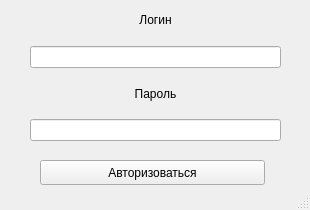
<?xml version="1.0" encoding="UTF-8"?>
<ui version="4.0">
 <class>AuthWindow</class>
 <widget class="QMainWindow" name="AuthWindow">
  <property name="geometry">
   <rect>
    <x>0</x>
    <y>0</y>
    <width>310</width>
    <height>210</height>
   </rect>
  </property>
  <property name="minimumSize">
   <size>
    <width>310</width>
    <height>210</height>
   </size>
  </property>
  <property name="maximumSize">
   <size>
    <width>310</width>
    <height>210</height>
   </size>
  </property>
  <property name="windowTitle">
   <string>Авторизация</string>
  </property>
  <widget class="QWidget" name="centralwidget">
   <widget class="QWidget" name="verticalLayoutWidget">
    <property name="geometry">
     <rect>
      <x>30</x>
      <y>0</y>
      <width>251</width>
      <height>141</height>
     </rect>
    </property>
    <layout class="QVBoxLayout" name="verticalLayout">
     <item>
      <widget class="QLabel" name="label">
       <property name="layoutDirection">
        <enum>Qt::LeftToRight</enum>
       </property>
       <property name="text">
        <string>Логин</string>
       </property>
       <property name="alignment">
        <set>Qt::AlignCenter</set>
       </property>
      </widget>
     </item>
     <item>
      <widget class="QLineEdit" name="lineEdit"/>
     </item>
     <item>
      <widget class="QLabel" name="label_2">
       <property name="text">
        <string>Пароль</string>
       </property>
       <property name="alignment">
        <set>Qt::AlignCenter</set>
       </property>
      </widget>
     </item>
     <item>
      <widget class="QLineEdit" name="lineEdit_2">
       <property name="echoMode">
        <enum>QLineEdit::Password</enum>
       </property>
      </widget>
     </item>
    </layout>
   </widget>
   <widget class="QPushButton" name="pushButton">
    <property name="geometry">
     <rect>
      <x>40</x>
      <y>160</y>
      <width>225</width>
      <height>25</height>
     </rect>
    </property>
    <property name="minimumSize">
     <size>
      <width>225</width>
      <height>25</height>
     </size>
    </property>
    <property name="maximumSize">
     <size>
      <width>225</width>
      <height>25</height>
     </size>
    </property>
    <property name="layoutDirection">
     <enum>Qt::LeftToRight</enum>
    </property>
    <property name="autoFillBackground">
     <bool>true</bool>
    </property>
    <property name="text">
     <string>Авторизоваться</string>
    </property>
    <property name="checkable">
     <bool>false</bool>
    </property>
    <property name="checked">
     <bool>false</bool>
    </property>
   </widget>
  </widget>
  <widget class="QStatusBar" name="statusbar"/>
 </widget>
 <resources/>
 <connections/>
</ui>
